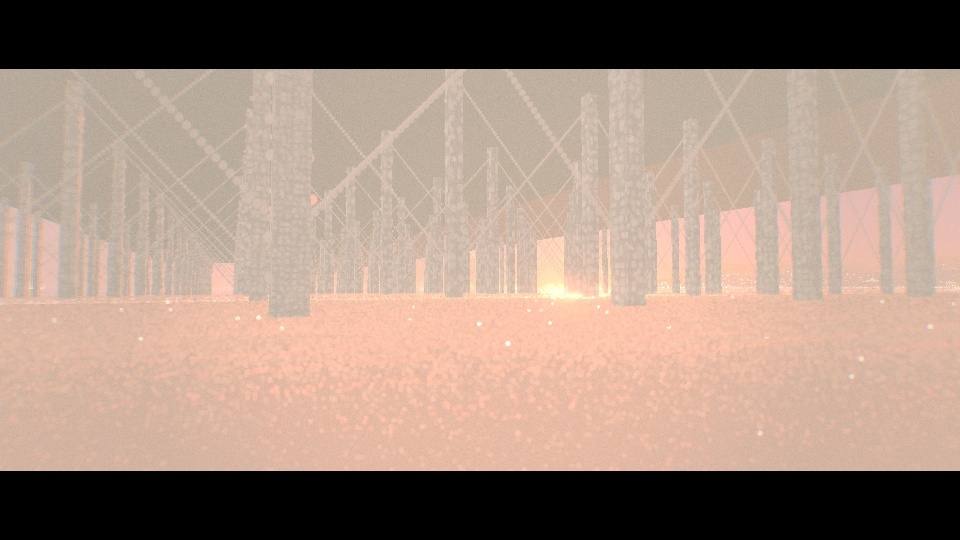
#> input picture work/cinematic-assimilation-20261009/bundled-replay/beach/frame-0000.jpg, 960 x 540 px; its folder holds only this picture in this run
$ python finish_evidence.py
#> lines starting #> are read from the running program, lines starting #| are printed output that depends on the picture
from pathlib import Path
from PIL import Image, ImageDraw
import json, hashlib
root=Path(__file__).parent
skill=Path('D:/Codex/skills/vibe-video')
for name in ['beach','reel']:
    folder=root/'reference-output'/name
    files=sorted(folder.glob('frame-*.jpg'))
    for page in range((len(files)+29)//30):
        sheet=Image.new('RGB',(1600,1248),'#101820'); draw=ImageDraw.Draw(sheet)
#> after `sheet = Image.new('RGB', (1600, 1248), '#101820')`:
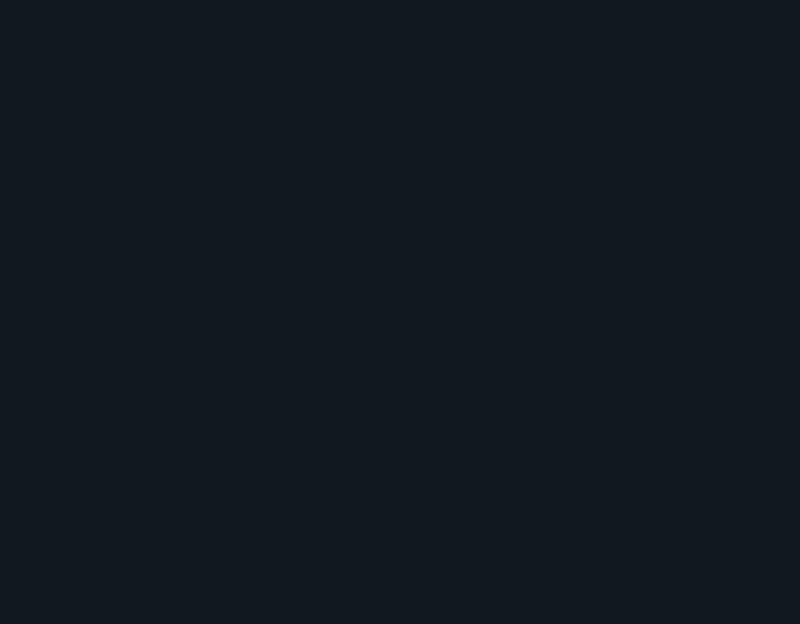
#> sheet: PIL image 1600x1248 RGB (shown at 1/2 size); mean R, G, B 16, 24, 32
        for j,p in enumerate(files[page*30:(page+1)*30]):
            x,y=(j%5)*320,(j//5)*208
            with Image.open(p) as im: sheet.paste(im.resize((320,180)),(x,y))
#> im is the input picture: PIL image 960x540 RGB; mean R, G, B 159.7, 137.2, 123.7
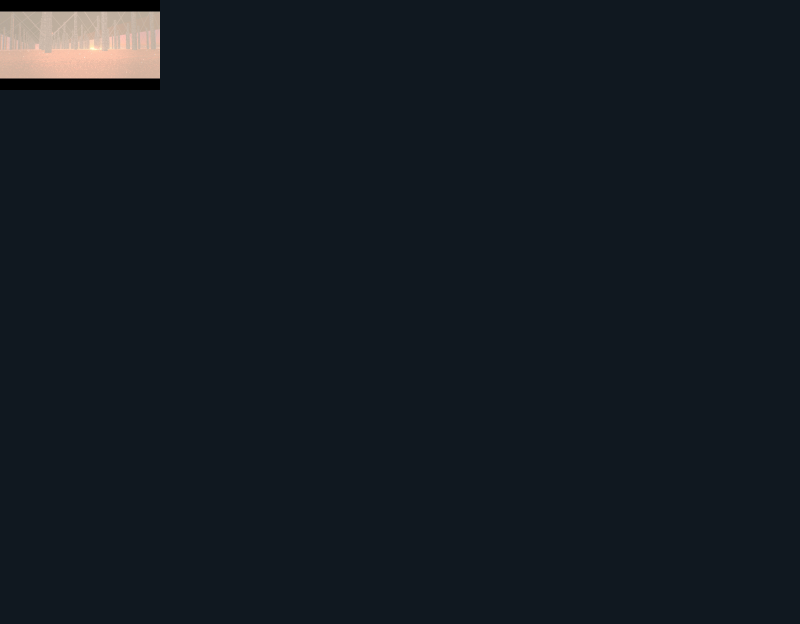
#> sheet: PIL image 1600x1248 RGB (shown at 1/2 size); mean R, G, B 20.1, 27.3, 34.6
            draw.text((x+5,y+185),p.name,fill='white')
        sheet.save(folder/f'window-{page:02d}.jpg',quality=90)
report={'skill_version':'0.6.0','code_only_demo':True,'video':str(root/'demo/out-durable/lumen-sound.mp4'),
#> (the run stopped early here; a loop or call above may not have finished)
